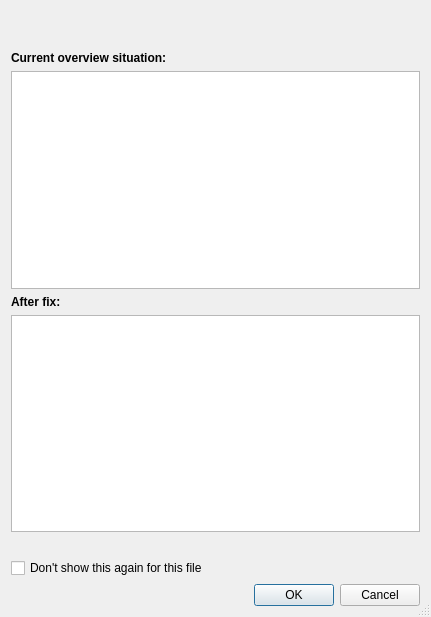
<?xml version="1.0" encoding="UTF-8"?>
<ui version="4.0">
 <class>IVrtAdvisoryDialog</class>
 <widget class="QDialog" name="IVrtAdvisoryDialog">
  <property name="geometry">
   <rect>
    <x>0</x>
    <y>0</y>
    <width>431</width>
    <height>617</height>
   </rect>
  </property>
  <property name="windowTitle">
   <string>Slow rendering — overview pyramids</string>
  </property>
  <property name="sizeGripEnabled">
   <bool>true</bool>
  </property>
  <layout class="QVBoxLayout" name="verticalLayout">
   <item>
    <widget class="QLabel" name="labelRasterInfo">
     <property name="text">
      <string/>
     </property>
     <property name="wordWrap">
      <bool>true</bool>
     </property>
    </widget>
   </item>
   <item>
    <widget class="QLabel" name="labelSubfileWarning">
     <property name="text">
      <string/>
     </property>
     <property name="wordWrap">
      <bool>true</bool>
     </property>
    </widget>
   </item>
   <item>
    <widget class="QLabel" name="labelCurrentTitle">
     <property name="text">
      <string>&lt;b&gt;Current overview situation:&lt;/b&gt;</string>
     </property>
    </widget>
   </item>
   <item>
    <widget class="QTextBrowser" name="textCurrent">
     <property name="openLinks">
      <bool>false</bool>
     </property>
    </widget>
   </item>
   <item>
    <widget class="QLabel" name="labelAfterFixTitle">
     <property name="text">
      <string>&lt;b&gt;After fix:&lt;/b&gt;</string>
     </property>
    </widget>
   </item>
   <item>
    <widget class="QTextBrowser" name="textAfterFix">
     <property name="openLinks">
      <bool>false</bool>
     </property>
    </widget>
   </item>
   <item>
    <widget class="QLabel" name="labelSummary">
     <property name="text">
      <string/>
     </property>
     <property name="wordWrap">
      <bool>true</bool>
     </property>
    </widget>
   </item>
   <item>
    <widget class="QCheckBox" name="checkSuppressAdvisory">
     <property name="text">
      <string>Don't show this again for this file</string>
     </property>
    </widget>
   </item>
   <item>
    <widget class="QDialogButtonBox" name="buttonBox">
     <property name="orientation">
      <enum>Qt::Orientation::Horizontal</enum>
     </property>
     <property name="standardButtons">
      <set>QDialogButtonBox::StandardButton::Cancel|QDialogButtonBox::StandardButton::Ok</set>
     </property>
    </widget>
   </item>
  </layout>
 </widget>
 <resources/>
 <connections>
  <connection>
   <sender>buttonBox</sender>
   <signal>rejected()</signal>
   <receiver>IVrtAdvisoryDialog</receiver>
   <slot>reject()</slot>
   <hints>
    <hint type="sourcelabel">
     <x>20</x>
     <y>20</y>
    </hint>
    <hint type="destinationlabel">
     <x>20</x>
     <y>20</y>
    </hint>
   </hints>
  </connection>
 </connections>
</ui>
